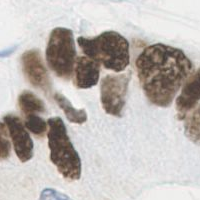
#> input picture cluster1.bmp, 200 x 200 px, found by its file name
$ jupyter execute --allow-errors 'Finished BME Project.ipynb'
#> lines starting #> are read from the running program, lines starting #| are printed output that depends on the picture; after the words box and inside, x2 and y2 are one past the last pixel; in counts of white or black regions, pixels touching at a corner belong together
[cell 1]
import cv2
import numpy as np
from PIL import Image as Im
import pathlib
import imageio
from matplotlib import pyplot as plt
from IPython.display import Image, display

Makes the image that we use from a bmp to a png

[cell 2]
x=Im.open('C:/Users/sunita-pclily/Documents/hw/2019 spring/BME303/Project/cluster1.bmp','r') #Opens cluster1.bmp and reads it
#> x is the input picture: PIL image 200x200 RGB; mean R, G, B 189.1, 182.7, 178.8
x=x.convert('L')
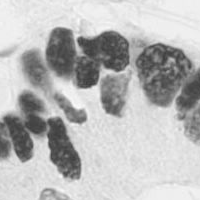
#> x: PIL image 200x200 L; min 56, max 252, mean 184.2
y=np.asarray(x.getdata(),dtype=np.float64).reshape((x.size[1],x.size[0])) #Creates an array y with.................

y=np.asarray(y,dtype=np.uint8) #if values still in range 0-255!
w=Im.fromarray(y,mode='L')
w.save('cluster1.png') #Saves cluster1.png

Uses cv2 to find image shape. Then converts to grayscale and displays the image. Then finds the contours for later use.

[cell 3]
im = cv2.imread('cluster1.png')
#> im: shape (200, 200, 3); min 56, max 252, mean 184.2
print("Original Image Shape:", im.shape) #check if the image is loaded correctly
#| Original Image Shape: (200, 200, 3)
imgray = cv2.cvtColor(im,cv2.COLOR_BGR2GRAY)
ret,thresh = cv2.threshold(imgray,127,255,0)
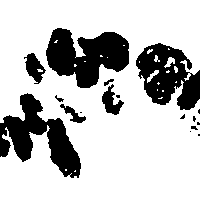
#> thresh: shape (200, 200); 75.8% white; 17 black regions (9 under 20 px)
cv2.imwrite('cluster1gray.png', imgray)
contours, hierarchy = cv2.findContours(thresh,cv2.RETR_TREE,cv2.CHAIN_APPROX_SIMPLE)
#> contours = 35 contours, 24 with area under 20; largest, box (x1, y1, x2, y2) and area: (0, 0, 200, 200) 33486, (45, 27, 130, 89) 3296, (23, 52, 47, 85) 408, (101, 83, 125, 116) 364, (59, 103, 87, 124) 210
cv2.drawContours(im,contours,-1,(0,255,0),3)
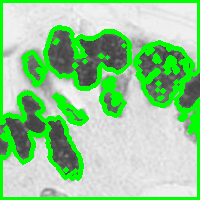
#> im: shape (200, 200, 3); mean B, G, R 148.1, 206.4, 148.1
cv2.imwrite('im.png', im)
print("New Image Shape:", imgray.shape)
#| New Image Shape: (200, 200)
display(Image(filename = 'cluster1gray.png'))

Creates histogram of the greyscale image. A mean line is printed and it acts as a threshold so whenever a value in he array is over the treshold and then an outline is put there.

[cell 4]
#histogram
im=Im.open("cluster1gray.png")
pxl=list(im.getdata())
#> pxl = 40000 items
columnsize,rowsize=im.size
#> columnsize = 200; rowsize = 200

a = np.array(pxl)
plt.hist(a, bins = 255)
#> (this line was passed over: IPython is not available in this run)

#> (the rest of this cell did not finish here and is left out)

This is where the program outlines the actual cells and figures out the centers of the cell and counts it

[cell 5]
img = cv2.imread('im.png', 0)
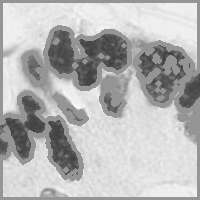
#> img: shape (200, 200); min 56, max 252, mean 182.2
seed_pt = (25, 25)
fill_color = 0
mask = np.zeros_like(img)
kernel = cv2.getStructuringElement(cv2.MORPH_RECT, (3, 3))
for th in range(60, 120):
    prev_mask = mask.copy()
    mask = cv2.threshold(img, th, 255, cv2.THRESH_BINARY)[1]
    mask = cv2.floodFill(mask, None, seed_pt, fill_color)[1]
    mask = cv2.bitwise_or(mask, prev_mask)
    mask = cv2.morphologyEx(mask, cv2.MORPH_OPEN, kernel)
#> this loop made 60 passes
#> pass 1, `mask = cv2.threshold(img, th, 255, cv2.THRESH_BINARY)[1]`:
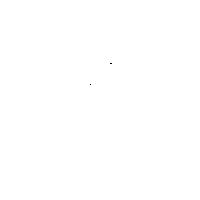
#> mask: shape (200, 200); 100% white; black in thin lines or dots, all inside (x1, y1, x2, y2) = (90, 63, 112, 85)
n_centers = cv2.connectedComponents(mask)[0] - 1
#> n_centers = 19
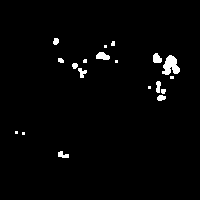
#> mask: shape (200, 200); 1.9% white; 19 white regions (8 under 20 px), largest, box (x1, y1, x2, y2) and area: (162, 55, 180, 75) 229, (96, 52, 110, 60) 82, (153, 53, 162, 63) 70

display(Image(filename='im.png'))
print('There are %d cells in the image.'%n_centers)
#| There are 19 cells in the image.
